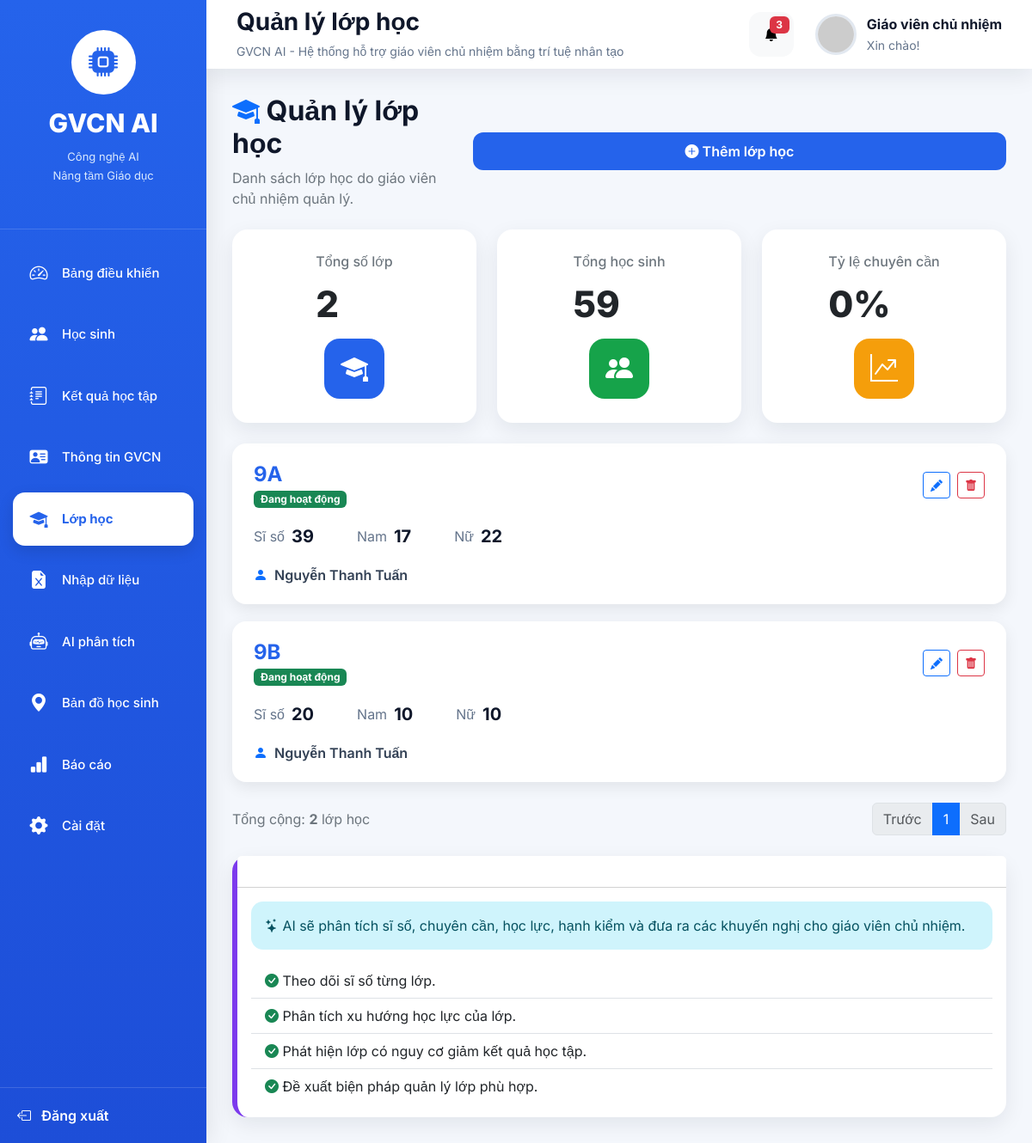
Before: /classes with the older database file.
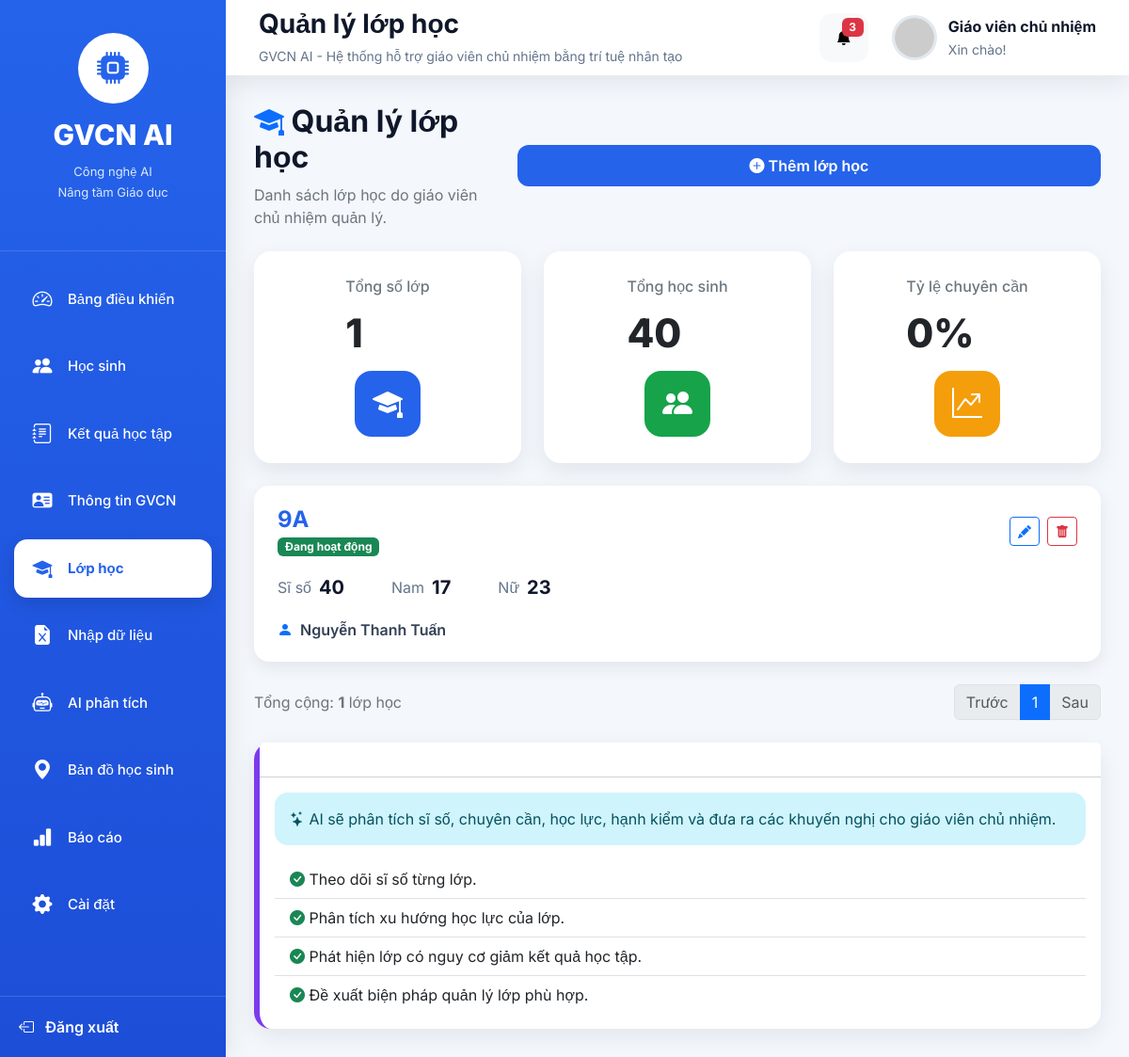
After: the same page with the newer database file.
### tables this page shows
CREATE TABLE classes (

        id INTEGER PRIMARY KEY AUTOINCREMENT,

        ten_lop TEXT UNIQUE NOT NULL,

        gvcn TEXT,

        nam_hoc TEXT,

        trang_thai INTEGER DEFAULT 1,

        ghi_chu TEXT,

        ngay_cap_nhat TIMESTAMP DEFAULT CURRENT_TIMESTAMP

    );

### app.py (the view)
@app.route("/classes")
def classes():
    conn = get_connection()
    total_students = conn.execute("""
        SELECT COUNT(*)
        FROM students
    """).fetchone()[0]
    total_classes = conn.execute("""
        SELECT COUNT(DISTINCT lop)
        FROM students
        WHERE lop IS NOT NULL
        AND lop <> ''
    """).fetchone()[0]
    classes = conn.execute("""
SELECT

    c.id,

    c.ten_lop,

    c.gvcn,

    c.nam_hoc,

    c.trang_thai,

    COUNT(s.id) AS si_so,

    SUM(
        CASE
            WHEN s.gioi_tinh='Nam'
            THEN 1
            ELSE 0
        END
    ) AS nam,

    SUM(
        CASE
            WHEN s.gioi_tinh='Nữ'
            THEN 1
            ELSE 0
        END
    ) AS nu

FROM classes c

LEFT JOIN students s

ON s.lop = c.ten_lop

GROUP BY

    c.id,
    c.ten_lop,
    c.gvcn,
    c.nam_hoc,
    c.trang_thai

ORDER BY c.ten_lop

""").fetchall()
    conn.close()
    return render_template(
        "classes.html",
        classes=classes,
        total_classes=total_classes,
        total_students=total_students,
        attendance_rate=0,
        page_title="Quản lý lớp học",
        active_page="classes"
    )

### modules/database.py (called while the page is built)
def get_connection():
    conn = sqlite3.connect(DATABASE)
    conn.row_factory = sqlite3.Row
    return conn

### templates/classes.html (shortened to what the changed rows need)
{% extends "layout.html" %}
{% block content %}
<div class="d-flex flex-column flex-lg-row justify-content-between align-items-start align-items-lg-center gap-3 mb-4">
    <div>
        <h2 class="fw-bold">
            <i class="bi bi-mortarboard-fill text-primary"></i>
            Quản lý lớp học
        </h2>
    </div>
</div>
<div class="row g-4 mb-4">
    <div class="col-12 col-lg-4">
        <div class="card stat-card">
            <div>
                <h6 class="text-secondary">
                    Tổng số lớp
                </h6>
                <h2>
                    {{ total_classes }}
                </h2>
            </div>
        </div>
    </div>
    <div class="col-12 col-lg-4">
        <div class="card stat-card">
            <div>
                <h6 class="text-secondary">
                    Tổng học sinh
                </h6>
                <h2>
                    {{ total_students }}
                </h2>
            </div>
        </div>
    </div>
   <div class="col-12 col-lg-4">
        <div class="card stat-card">
            <div>
                <h2>
                     {{ attendance_rate }}%
                </h2>
            </div>
        </div>
    </div>
</div>
<div class="class-list">
{% for lop in classes %}
<div class="class-card">
    <div class="class-header">
        <div>
            <h4>{{ lop["ten_lop"] }}</h4>
            {% if lop["trang_thai"] == 1 %}
            <span class="badge bg-success">
             Đang hoạt động
            </span>
            {% else %}
<span class="badge bg-secondary">
    Ngừng hoạt động
</span>
{% endif %}
        </div>
        <div class="class-actions">
            <button
                class="btn btn-outline-primary btn-sm edit-class"
                data-class="{{ lop['ten_lop'] }}">
                <i class="bi bi-pencil-fill"></i>
            </button>
            <button
                class="btn btn-outline-danger btn-sm delete-class"
                data-class="{{ lop['ten_lop'] }}">
                <i class="bi bi-trash-fill"></i>
            </button>
        </div>
    </div>
    <div class="class-body">
        <div class="class-item">
            <span>Sĩ số</span>
            <strong>{{ lop["si_so"] }}</strong>
        </div>
        <div class="class-item">
            <span>Nam</span>
            <strong>{{ lop["nam"] or 0 }}</strong>
        </div>
        <div class="class-item">
            <span>Nữ</span>
            <strong>{{ lop["nu"] or 0 }}</strong>
        </div>
    </div>
    <div class="class-footer">
        <i class="bi bi-person-fill text-primary"></i>
        {{ lop["gvcn"] }}
    </div>
</div>
{% else %}
<div class="alert alert-light text-center">
    Chưa có dữ liệu lớp học.
</div>
{% endfor %}
</div>
<div class="d-flex flex-column flex-lg-row justify-content-between align-items-start align-items-lg-center gap-3 mt-4">
    <div class="text-secondary">
        Tổng cộng:
        <strong>{{ total_classes }}</strong>
        lớp học
    </div>
</div>
{% endblock %}

Changed rows visible on the page:
removed classes: ten_lop "9B", trang_thai "Đang hoạt động", si_so "20", lop "10", gvcn "Nguyễn Thanh Tuấn"
computed for classes "Nguyễn Thanh Tuấn": si_so "39" → "40"; lop "22" → "23"
Other visible differences:
{{ total_classes }}: "2" → "1"
{{ total_students }}: "59" → "40"
